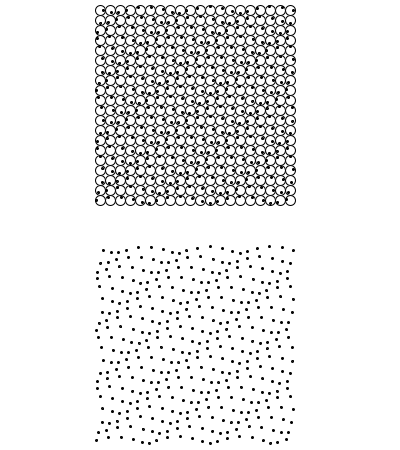
Frame 1 (no input)
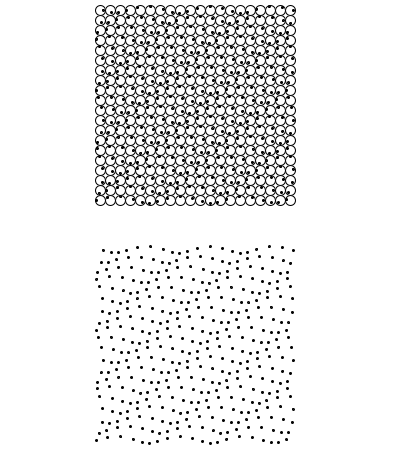
Frame 60 (the mouse pressed at the canvas centre just before this capture)
Frame 120 (the mouse held since frame 60 and released just before this capture): identical to frame 60, image omitted

The Processing sketch that drew these frames (run headless with seeded random() and noise(); from frame 60 on, the mouse is pressed at the canvas centre):

// Processing sketch: processing_139913
// ── processing_139913.pde



float [] theta;
int res;

void setup() {
  size(400, 450);
  background(255);

  // Resolution of sine and cosine
  res = 60;
  theta   = new float[res];
  // Precomputed angles
  for (int i=0; i<res; i++) {
    theta[i] = map(i, 0, res, 0, 2*PI);
  }
}

void draw() {
  background(255);
  
  for (int i=0; i < 20; i++) {
    for (int j=0; j < 20; j++) {
      // Each circle has it's own different initial phase.
      lcircle(100+i*10, 10+j*10, theta[frameCount%res]+(i+20*j)); 
      hcircle(100+i*10, 250+j*10, theta[frameCount%res]+(i+20*j));
    }
  }
}


void hcircle(int posx, int posy, float theta) {
  // Just the moving part.
  fill(0);
  ellipse(posx+sqrt(10)*cos(theta), posy+sqrt(10)*sin(theta), 2, 2);
}

void lcircle(int posx, int posy, float theta) {
  fill(255);
  ellipse(posx, posy, 10, 10);
  fill(0);
  ellipse(posx+sqrt(10)*cos(theta), posy+sqrt(10)*sin(theta), 2, 2);
}
